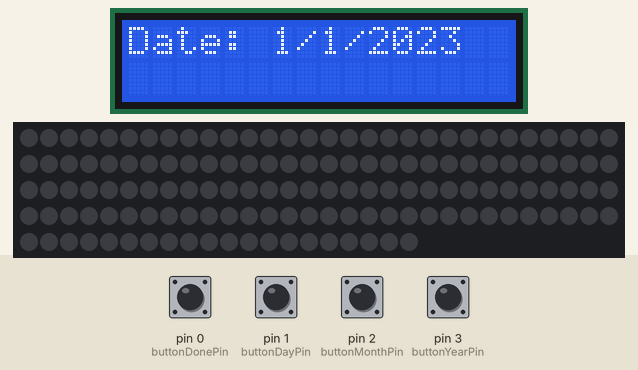
Recording of a sketch running on a simulated Arduino Uno, built with avr-gcc and run on an emulated ATmega328P. On the bench: 16×2 character LCD, 140 RGB LEDs in strip order, left to right, continuing on the next row. Inputs (shaded band) come from the test bench; at power-on: pin 0 (buttonDonePin), pin 1 (buttonDayPin), pin 2 (buttonMonthPin), pin 3 (buttonYearPin) HIGH. The local clock reads 2024-03-15 10:24:30 at power-on unless the sketch sets it.

Above: at 2.4 s.
2.5 s: pin 0 (buttonDonePin) pulled LOW for 0.25 s
At 4.8 s:
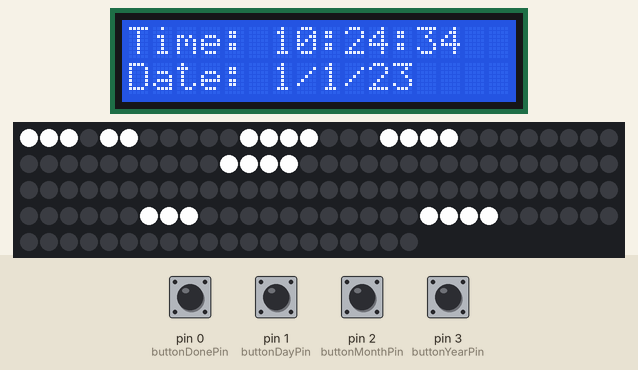
5.7 s: pin 1 (buttonDayPin) pulled LOW for 1 s
At 6.1 s:
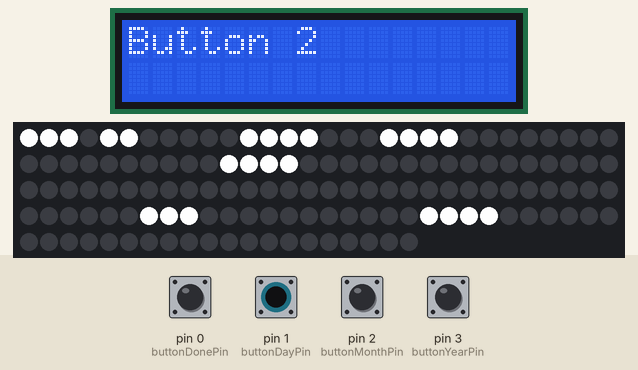
8.3 s: pin 0 (buttonDonePin) pulled LOW for 1 s
At 8.53 s:
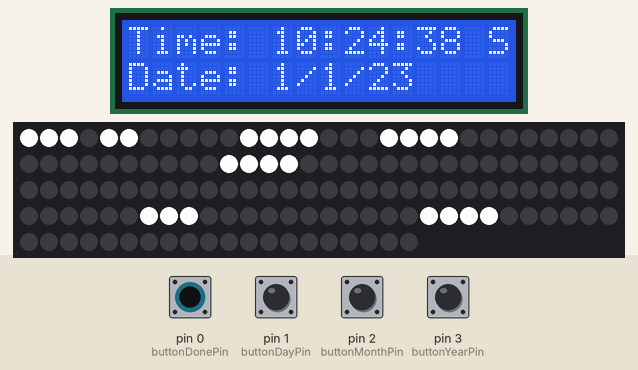
10.8 s: pin 2 (buttonMonthPin) pulled LOW for 0.25 s
At 11.2 s:
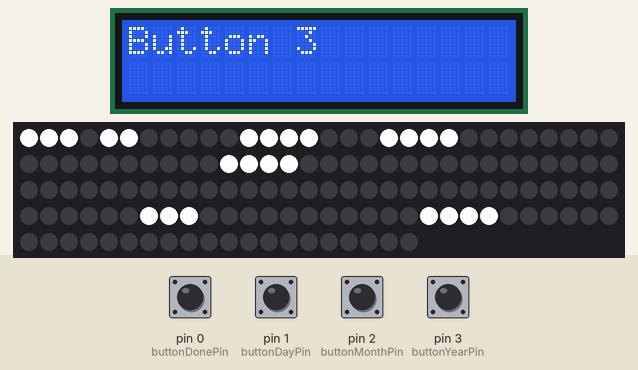
12.8 s: pin 3 (buttonYearPin) pulled LOW for 0.25 s
At 13.2 s:
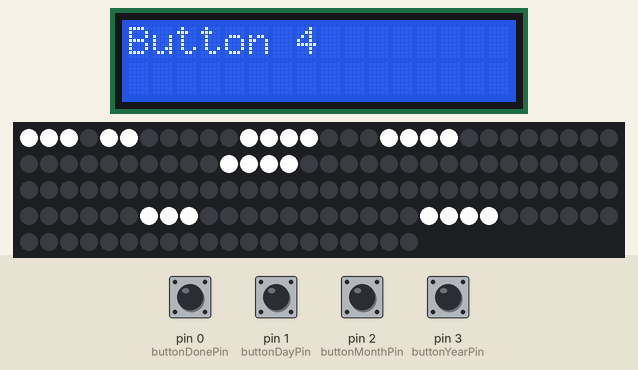
Timing chart, 0 to 15.8 s (numbered marks = the images above; inputs shaded):
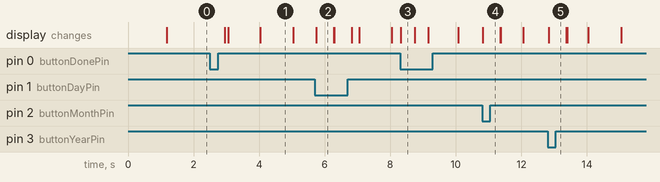

Measured:
- after the input at 2.5 s, the display: first changes after 0.45 s (image 1 shows a later state)
- after the input at 5.7 s, the display: changes at once (image 2)
- after the input at 8.3 s, the display: changes at once (image 3)
- after the input at 10.8 s, the display: changes at once (image 4)
- after the input at 12.8 s, the display: changes at once (image 5)
- what the display in image 1 shows lasts 1.0 s, from 4.0 s to 5.0 s
- what the display in image 2 shows lasts 0.6 s, from 5.7 s to 6.3 s

The sketch:

WordClock.ino
```cpp
//v1.1

#include <Adafruit_NeoPixel.h>
#include <LiquidCrystal_I2C.h>
#include <DS3231.h>


#define PIN 8
#define NUMPIXELS 140

Adafruit_NeoPixel pixels = Adafruit_NeoPixel(NUMPIXELS, PIN, NEO_GRB + NEO_KHZ800);
DS3231 rtc(SDA, SCL);
LiquidCrystal_I2C lcd(0x27, 16, 2);

byte buttons[] = { 0, 1, 2, 3 };

int y = 0;
unsigned long startTime;
unsigned long timeoutDuration = 30000;
const int buttonDonePin = 0;
const int buttonDayPin = 1;
const int buttonMonthPin = 2;
const int buttonYearPin = 3;

int day = 1;
int month = 1;
int year = 2023;

String(now);
String(date);
String(myTime);

int menu = 0;

int Days;
int Months ;
int Years ;

int Hours ;
int Minutes ;
int Seconds ;

int Red = 250;
int Blue = 250;
int Green = 250;

void setup() {

  rtc.begin();
  lcd.init();
  lcd.backlight();
  lcd.setCursor(0, 0);
  pixels.begin();
  pixels.show();

  lcd.init();
  lcd.backlight();
  lcd.clear();
  lcd.setCursor(0, 0);
  lcd.print("Zoey Gelissen <3");
  lcd.setCursor(6, 1);
  lcd.print("F34A");
  delay(1000);
  lcd.clear();

  //Set time to RTC module
  //rtc.setDOW(WEDNESDAY);
  //rtc.setTime(9, 20, 0);
  //rtc.setDate(1, 6, 2023);

  pinMode(buttons[0], INPUT_PULLUP);
  pinMode(buttons[1], INPUT_PULLUP);
  pinMode(buttons[2], INPUT_PULLUP);
  pinMode(buttons[3], INPUT_PULLUP);

  lcd.print("Set Date:");
  pinMode(buttonDonePin, INPUT_PULLUP);
  pinMode(buttonDayPin, INPUT_PULLUP);
  pinMode(buttonMonthPin, INPUT_PULLUP);
  pinMode(buttonYearPin, INPUT_PULLUP);

  startTime = millis();
  while (y < 1) {
    bool buttonDayState = digitalRead(buttonDayPin) == LOW;
    bool buttonMonthState = digitalRead(buttonMonthPin) == LOW;
    bool buttonYearState = digitalRead(buttonYearPin) == LOW;
    bool buttonDoneState = digitalRead(buttonDonePin) == LOW;

    if (buttonDoneState) {
      rtc.setDate(day, month, year);
      y++;
    }

    if (buttonDayState) {
      day++;
      if (day > 31) day = 1;
    }

    if (buttonMonthState) {
      month++;
      if (month > 12) month = 1;
    }

    if (buttonYearState) {
      year++;
      if (year > 2099) year = 2020;
    }

    lcd.clear();
    lcd.setCursor(0, 0);
    lcd.print("Date: ");
    lcd.print(day);
    lcd.print("/");
    lcd.print(month);
    lcd.print("/");
    lcd.print(year);

    delay(200);

    if (millis() - startTime >= timeoutDuration) {
      y++;
    }
  }
}

#include "lcd.h"
#include "menu.h"
#include "timefunc.h"

void loop() {

  // Retrieve the date as a string from the RTC object
  String myTime = rtc.getDateStr({ FORMAT_LONG });

  // Extract day, month, and year from the 'myTime' string
  int Days = myTime.substring(0, 2).toInt();
  int Months = myTime.substring(3, 5).toInt();
  int Years = myTime.substring(8, 10).toInt();


  // Create the formatted date string
  String date = String(Days) + "/" + String(Months) + "/" + String(Years);


  //String (date) = rtc.getDateStr();

  String(now) = rtc.getTimeStr({ FORMAT_LONG });
  int Hours = now.substring(0, 2).toInt();
  int Minutes = now.substring(3, 5).toInt();
  int Seconds = now.substring(6, 9).toInt();

  //Serial.print(Minutes);
  int Hour;

  if (Hours > 11) {
    Hour = Hours - 12;
  } else {
    Hour = Hours;
  }

  int fiveMin = floor(Minutes / 5);
  int singleMinutes = Minutes - fiveMin * 5;

  setTimeLeds(Hour, fiveMin, singleMinutes, Red, Green, Blue);
  updateMenu(buttons, now, menu, Hours, Minutes, Seconds, Days, Months, Years);
  //LCD(now, date, menu, Days, Months, Years);
  LCD(now, date, menu);
}
```

menu.h
```cpp
//Function for the internal workins of the menu
void updateMenu(byte buttons[],String(now), int menuI, int HoursI, int MinutesI, int SecondsI, int DaysI, int MonthsI, int YearsI) {

  //some internal values
  const byte nrButtons = 4;
  int menusize = 2;


  for (int n = 0; n < nrButtons; n++) {
    if (digitalRead(buttons[n]) == LOW) {
      switch (n) {
        case 0:
          menu = menu + 1;
          if (menu > menusize) {
            menu = 0;
          }

          //LCD(now, date, menu, Days, Months, Years);
          LCD(now, date, menu);
          delay (350);
          break;

        case 1: // Actions button 2
          if (menu == 0) {
            lcd.clear();
            lcd.setCursor(0, 0);
            lcd.print("Button 2 ");
            delay(500);
          }

          if (menu == 1) {
            Hours = Hours + 1;
            if (Hours > 23) {
              Hours = 0;
            }
            rtc.setTime(Hours, Minutes, Seconds);
            //LCD(now, date, menu, Days, Months, Years);
            LCD(now, date, menu);
            delay(150);
          }

          if (menu == 2) {
            Days = Days + 1;
            if (Days > 31) {
              Days = 1;
            }
            //rtc.setDate(Days, Months, Years);
            //LCD(now, date, menu, Days, Months, Years);
            LCD(now, date, menu);
            delay (150);
          }
          break;

        case 2: //Actions button 3
          if (menu == 0) {
            lcd.clear();
            lcd.setCursor(0, 0);
            lcd.print("Button 3 ");
            delay(500);
          }
          if (menu == 1) {
            Minutes = Minutes + 1;
            if (Minutes > 59) {
              Minutes = 0;
            }
            rtc.setTime(Hours, Minutes, Seconds);
            //LCD(now, date, menu, Days, Months, Years);
            LCD(now, date, menu);
            delay(150);
          }
          if (menu == 2) {
            Months = Months + 1;
            if (Months > 12) {
              Months = 1;
            }
            //rtc.setDate(Days, Months, Years);
            //LCD(now, date, menu, Days, Months, Years);
            LCD(now, date, menu);
            delay(150);
          }
          break;

        case 3: // Actions button 4
          if (menu == 0) {
            lcd.clear();
            lcd.setCursor(0, 0);
            lcd.print("Button 4 ");
            delay(500);
          }
          if (menu == 1) {
            Seconds = Seconds + 1;
            if (Seconds > 59) {
              Seconds = 0;
            }
            rtc.setTime(Hours, Minutes, Seconds);
            //LCD(now, date, menu, Days, Months, Years);
            LCD(now, date, menu);
            delay (150);
          }
          if (menu == 2) {
            Years = Years + 1;
            if (Years > 50) {
              Years = 20;
            }
            //rtc.setDate(Days, Months, Years);
            //LCD(now, date, menu, Days, Months, Years);
            LCD(now, date, menu);
            delay(150);
          }
          break;
      }
    }
  }
}
```

timefunc.h
```cpp
void ledSwitch(int ledNumbers[], int arraySize, int RedI, int GreenI, int BlueI) {
  for (int i = 0; i < arraySize ; i++) {
    pixels.setPixelColor(ledNumbers[i], pixels.Color(GreenI, RedI, BlueI));
  }
}

void setTimeLeds(int HourI, int fiveMinI, int singleMinutesI, int RedI, int GreenI, int BlueI) {

  int het [3] = {0, 1, 2 };
  int is [2] = {4, 5 };
  int vijf [4] = {7, 8, 9, 10  };
  int tien [4] = {21, 20, 19, 18 };
  int kwart [5] = {28, 29, 30, 31, 32 };
  int over1 [4] = {22, 23, 24, 25 };
  int over2 [4] = {36, 35, 34, 33 };
  int voor1 [4] = {14, 13, 12, 11 };
  int voor2 [4] = {44, 45, 46, 47 };
  int half [4] = {43, 42, 41, 40 };
  int uur [3] = {101, 100, 99 };

  int twaalf [6] = {109, 108, 107, 106, 105, 104 };
  int een [3] = {51, 52, 53 };
  int twee [4] = {65, 64, 63, 62 };
  int drie [4] = {58, 57, 56, 55 };
  int vier [4] = {66, 67, 68, 69 };
  int vijf2 [4] = {70, 71, 72, 73 };
  int zes [3] = {74, 75, 76 };
  int zeven [5] = {87, 86, 85, 84, 83 };
  int acht [4] = {88, 89, 90, 91};
  int negen [5] = {81, 80, 79, 78, 77 };
  int tien2 [4] = {92, 93, 94, 95 };
  int elf [3] = {96, 97, 98 };

  int minuteDots[4] = {110, 111, 112, 113};

  boolean helpword[][9] = {
    {false, false, false, false, false, false, false, false, true},
    {true, false, false, true, false, false, false, false, false},
    {false, true, false, true, false, false, false, false, false},
    {false, false, true, false, true, false, false, false, false},
    {false, true, false, false, false, true, false, true, false},
    {true, false, false, false, false, true, false, true, false},
    {false, false, false, false, false, false, false, true, false},
    {true, false, false, true, false, false, false, true, false},
    {false, true, false, true, false, false, false, true, false},
    {false, false, true, false, false, false, true, false, false},
    {false, true, false, false, false, true, false, false, false},
    {true, false, false, false, false, true, false, false, false},

  };

  int hourCutOff = 4;

  for (int i = 0; i < NUMPIXELS ; i++) {
    pixels.setPixelColor(i, pixels.Color(0, 0, 0));
  }

  ledSwitch(minuteDots, singleMinutesI, RedI, GreenI, BlueI);
  ledSwitch(het, 3, RedI, GreenI, BlueI); //always on
  ledSwitch(is, 2, RedI, GreenI, BlueI); //always on

  if (helpword[fiveMinI][0]) {
    ledSwitch(vijf, 4, RedI, GreenI, BlueI);
  };

  if (helpword[fiveMinI][1]) {
    ledSwitch(tien, 4, RedI, GreenI, BlueI);
  };

  if (helpword[fiveMinI][2]) {
    ledSwitch(kwart, 5, RedI, GreenI, BlueI);
  };

  if (helpword[fiveMinI][3]) {
    ledSwitch(over1, 4, RedI, GreenI, BlueI);
  };

  if (helpword[fiveMinI][4]) {
    ledSwitch(over2, 4, RedI, GreenI, BlueI);
  };

  if (helpword[fiveMinI][5]) {
    ledSwitch(voor1, 4, RedI, GreenI, BlueI);
  };

  if (helpword[fiveMinI][6]) {
    ledSwitch(voor2, 4, RedI, GreenI, BlueI);
  };

  if (helpword[fiveMinI][7]) {
    ledSwitch(half, 4, RedI, GreenI, BlueI);
  };

  if (helpword[fiveMinI][8]) {
    ledSwitch(uur, 3, RedI, GreenI, BlueI);
  };

  switch (HourI) {
    case 0:
      if (fiveMinI < hourCutOff) {
        ledSwitch(twaalf, 6, RedI, GreenI, BlueI);
      }
      else {
        ledSwitch(een, 3, RedI, GreenI, BlueI);
      }
      break;


    case 1:
      if (fiveMinI < hourCutOff) {
        ledSwitch(een, 3, RedI, GreenI, BlueI);
      }
      else {
        ledSwitch(twee, 4, RedI, GreenI, BlueI);
      }
      break;


    case 2:
      if (fiveMinI < hourCutOff) {
        ledSwitch(twee, 4, RedI, GreenI, BlueI);
      }
      else {
        ledSwitch(drie, 4, RedI, GreenI, BlueI);
      }
      break;


    case 3:
      if (fiveMinI < hourCutOff) {
        ledSwitch(drie, 4, RedI, GreenI, BlueI);
      }
      else {
        ledSwitch(vier, 4, RedI, GreenI, BlueI);
      }
      break;


    case 4:
      if (fiveMinI < hourCutOff) {
        ledSwitch(vier, 4, RedI, GreenI, BlueI);
      }
      else {
        ledSwitch(vijf2, 4, RedI, GreenI, BlueI);
      }
      break;


    case 5:
      if (fiveMinI < hourCutOff) {
        ledSwitch(vijf2, 4, RedI, GreenI, BlueI);
      }
      else {
        ledSwitch(zes, 3, RedI, GreenI, BlueI);
      }
      break;


    case 6:
      if (fiveMinI < hourCutOff) {
        ledSwitch(zes, 3, RedI, GreenI, BlueI);
      }
      else {
        ledSwitch(zeven, 5, RedI, GreenI, BlueI);
      }
      break;


    case 7:
      if (fiveMinI < hourCutOff) {
        ledSwitch(zeven, 5, RedI, GreenI, BlueI);
      }
      else {
        ledSwitch(acht, 4, RedI, GreenI, BlueI);
      }
      break;


    case 8:
      if (fiveMinI < hourCutOff) {
        ledSwitch(acht, 4, RedI, GreenI, BlueI);
      }
      else {
        ledSwitch(negen, 5, RedI, GreenI, BlueI);
      }
      break;


    case 9:
      if (fiveMinI < hourCutOff) {
        ledSwitch(negen, 5, RedI, GreenI, BlueI);
      }
      else {
        ledSwitch(tien2, 4, RedI, GreenI, BlueI);
      }
      break;


    case 10:
      if (fiveMinI < hourCutOff) {
        ledSwitch(tien2, 4, RedI, GreenI, BlueI);
      }
      else {
        ledSwitch(elf, 3, RedI, GreenI, BlueI);
      }
      break;


    case 11:
      if (fiveMinI < hourCutOff) {
        ledSwitch(elf, 3, RedI, GreenI, BlueI);
      }
      else {
        ledSwitch(twaalf, 6, RedI, GreenI, BlueI);
      }
      break;
  }

  pixels.show();
}
```

lcd.h
```cpp
//void LCD(String(now), String(date), int menu, int Days, int Months, int Years) {
void LCD(String(now), String(date), int menu) {
  lcd.setCursor(0, 0);
  lcd.print("Time: ");
  lcd.print(now);

  lcd.setCursor(0, 1);
  lcd.print("Date: ");
  lcd.print(date);

  if (menu == 1) {
    lcd.setCursor(15, 0);
    lcd.print("S");
  } else {
    lcd.setCursor(15, 0);
    lcd.print(" ");

    if (menu == 2) {
      lcd.setCursor(15, 1);
      lcd.print("S");
    } else {
      lcd.setCursor(15, 1);
      lcd.print(" ");
    }
  }
}
```
